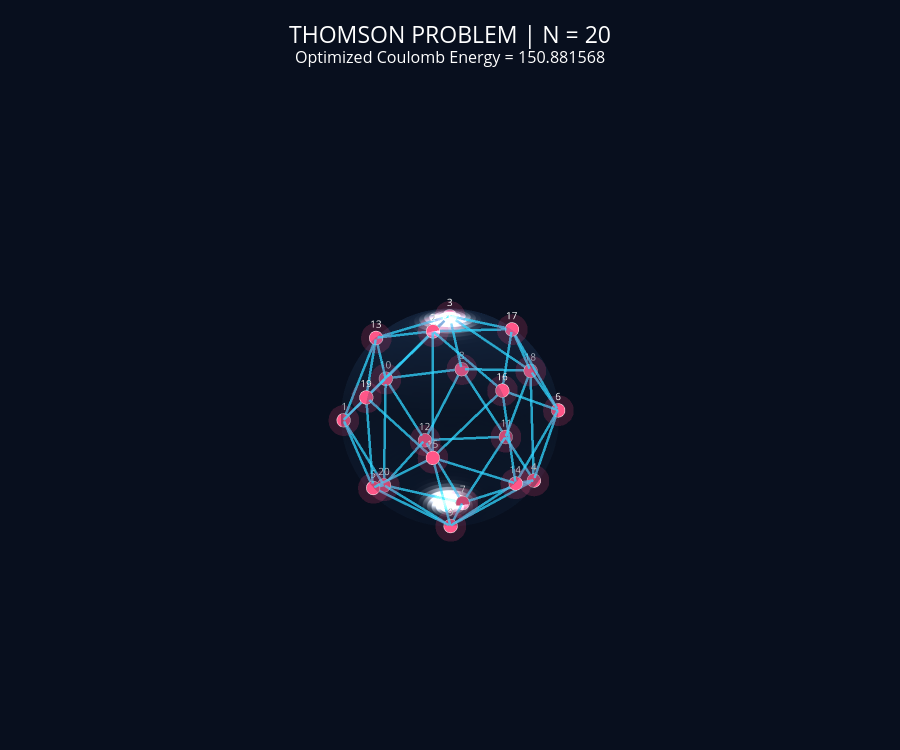

Source (notebook cell):
### Code cell
import numpy as np
import plotly.graph_objects as go
from scipy.spatial import ConvexHull

# Select number of charges
N_visual = 20  # Change to 4, 6, 8, 12, or 20

points = best_configurations[N_visual]
energy = coulomb_energy(points)

fig = go.Figure()

# Smooth transparent sphere
u = np.linspace(0, 2*np.pi, 100)
v = np.linspace(0, np.pi, 70)

sx = np.outer(np.cos(u), np.sin(v))
sy = np.outer(np.sin(u), np.sin(v))
sz = np.outer(np.ones_like(u), np.cos(v))

fig.add_trace(go.Surface(
    x=sx, y=sy, z=sz,
    colorscale=[[0, "#10213b"], [1, "#335c91"]],
    opacity=0.22,
    showscale=False,
    hoverinfo="skip",
    lighting=dict(
        ambient=0.45,
        diffuse=0.8,
        specular=0.9,
        roughness=0.15
    ),
    name="Unit sphere"
))

# Geometric edges from convex hull
hull = ConvexHull(points)
edges = set()

for triangle in hull.simplices:
    for i in range(3):
        a = triangle[i]
        b = triangle[(i+1) % 3]
        edges.add(tuple(sorted((a, b))))

edge_x, edge_y, edge_z = [], [], []

for a, b in edges:
    edge_x += [points[a, 0], points[b, 0], None]
    edge_y += [points[a, 1], points[b, 1], None]
    edge_z += [points[a, 2], points[b, 2], None]

fig.add_trace(go.Scatter3d(
    x=edge_x, y=edge_y, z=edge_z,
    mode="lines",
    line=dict(color="#32d5ff", width=5),
    opacity=0.75,
    hoverinfo="skip",
    name="Geometric edges"
))

# Glow effect: larger translucent markers
fig.add_trace(go.Scatter3d(
    x=points[:, 0],
    y=points[:, 1],
    z=points[:, 2],
    mode="markers",
    marker=dict(
        size=18,
        color="#ff477e",
        opacity=0.18
    ),
    hoverinfo="skip",
    showlegend=False
))

# Charges
fig.add_trace(go.Scatter3d(
    x=points[:, 0],
    y=points[:, 1],
    z=points[:, 2],
    mode="markers+text",
    marker=dict(
        size=8,
        color="#ff5688",
        line=dict(color="#ffffff", width=2)
    ),
    text=[str(i+1) for i in range(N_visual)],
    textposition="top center",
    textfont=dict(color="white", size=10),
    hovertemplate=(
        "Charge %{text}<br>"
        "x=%{x:.3f}<br>"
        "y=%{y:.3f}<br>"
        "z=%{z:.3f}<extra></extra>"
    ),
    name="Electric charges"
))

fig.update_layout(
    title=dict(
        text=(
            f"THOMSON PROBLEM | N = {N_visual}"
            f"<br><sup>Optimized Coulomb Energy = {energy:.6f}</sup>"
        ),
        x=0.5,
        font=dict(size=23, color="white")
    ),
    paper_bgcolor="#080f1e",
    font=dict(color="white"),
    scene=dict(
        bgcolor="#080f1e",
        xaxis=dict(visible=False, range=[-1.3, 1.3]),
        yaxis=dict(visible=False, range=[-1.3, 1.3]),
        zaxis=dict(visible=False, range=[-1.3, 1.3]),
        aspectmode="cube",
        camera=dict(eye=dict(x=1.8, y=1.8, z=1.3))
    ),
    showlegend=False,
    height=750,
    margin=dict(l=0, r=0, t=85, b=0)
)

fig.show()

### Figure 1 — Plotly figure (JSON) as saved in the notebook; plotly's stock layout.template omitted (floating-point values rounded to 4 significant figures; data arrays with more than 128 entries replaced by an {"elided": "..."} marker saying what was removed)
{"data": [{"colorscale": [[0, "#10213b"], [1, "#335c91"]], "hoverinfo": "skip", "lighting": {"ambient": 0.45, "diffuse": 0.8, "roughness": 0.15, "specular": 0.9}, "name": "Unit sphere", "opacity": 0.22, "showscale": false, "type": "surface", "x": {"elided": "100x70 float values"}, "y": {"elided": "100x70 float values"}, "z": {"elided": "100x70 float values"}}, {"hoverinfo": "skip", "line": {"color": "#32d5ff", "width": 5}, "mode": "lines", "name": "Geometric edges", "opacity": 0.75, "type": "scatter3d", "x": {"elided": "162 float values"}, "y": {"elided": "162 float values"}, "z": {"elided": "162 float values"}}, {"hoverinfo": "skip", "marker": {"color": "#ff477e", "opacity": 0.18, "size": 18}, "mode": "markers", "showlegend": false, "type": "scatter3d", "x": [0.6622, 0.2914, -0.4623, -0.463, 0.9326, -0.55, -0.1442, -0.7854, 0.4623, -0.07898, -0.8418, -0.3274, 0.2914, 0.1734, 0.7927, 0.1796, -0.4678, -0.9644, 0.8774, 0.4224], "y": [-0.7471, 0.08702, -0.4678, 0.6548, -0.01957, 0.8177, 0.03229, -0.6165, 0.4678, -0.9955, -0.03541, -0.6994, -0.6684, 0.9605, 0.5943, 0.7825, 0.3117, 0.1475, -0.1182, -0.4882], "z": [-0.05754, 0.9526, 0.7533, -0.5974, -0.3604, 0.1702, -0.989, 0.05577, -0.7533, 0.05316, -0.5386, -0.6353, 0.6844, -0.2178, 0.1357, 0.5962, 0.827, 0.2195, 0.465, -0.7637]}, {"hovertemplate": "Charge %{text}<br>x=%{x:.3f}<br>y=%{y:.3f}<br>z=%{z:.3f}<extra></extra>", "marker": {"color": "#ff5688", "line": {"color": "#ffffff", "width": 2}, "size": 8}, "mode": "markers+text", "name": "Electric charges", "text": ["1", "2", "3", "4", "5", "6", "7", "8", "9", "10", "11", "12", "13", "14", "15", "16", "17", "18", "19", "20"], "textfont": {"color": "white", "size": 10}, "textposition": "top center", "type": "scatter3d", "x": [0.6622, 0.2914, -0.4623, -0.463, 0.9326, -0.55, -0.1442, -0.7854, 0.4623, -0.07898, -0.8418, -0.3274, 0.2914, 0.1734, 0.7927, 0.1796, -0.4678, -0.9644, 0.8774, 0.4224], "y": [-0.7471, 0.08702, -0.4678, 0.6548, -0.01957, 0.8177, 0.03229, -0.6165, 0.4678, -0.9955, -0.03541, -0.6994, -0.6684, 0.9605, 0.5943, 0.7825, 0.3117, 0.1475, -0.1182, -0.4882], "z": [-0.05754, 0.9526, 0.7533, -0.5974, -0.3604, 0.1702, -0.989, 0.05577, -0.7533, 0.05316, -0.5386, -0.6353, 0.6844, -0.2178, 0.1357, 0.5962, 0.827, 0.2195, 0.465, -0.7637]}], "layout": {"font": {"color": "white"}, "height": 750, "margin": {"b": 0, "l": 0, "r": 0, "t": 85}, "paper_bgcolor": "#080f1e", "scene": {"aspectmode": "cube", "bgcolor": "#080f1e", "camera": {"eye": {"x": 1.8, "y": 1.8, "z": 1.3}}, "xaxis": {"range": [-1.3, 1.3], "visible": false}, "yaxis": {"range": [-1.3, 1.3], "visible": false}, "zaxis": {"range": [-1.3, 1.3], "visible": false}}, "showlegend": false, "title": {"font": {"color": "white", "size": 23}, "text": "THOMSON PROBLEM | N = 20<br><sup>Optimized Coulomb Energy = 150.881568</sup>", "x": 0.5}}}
